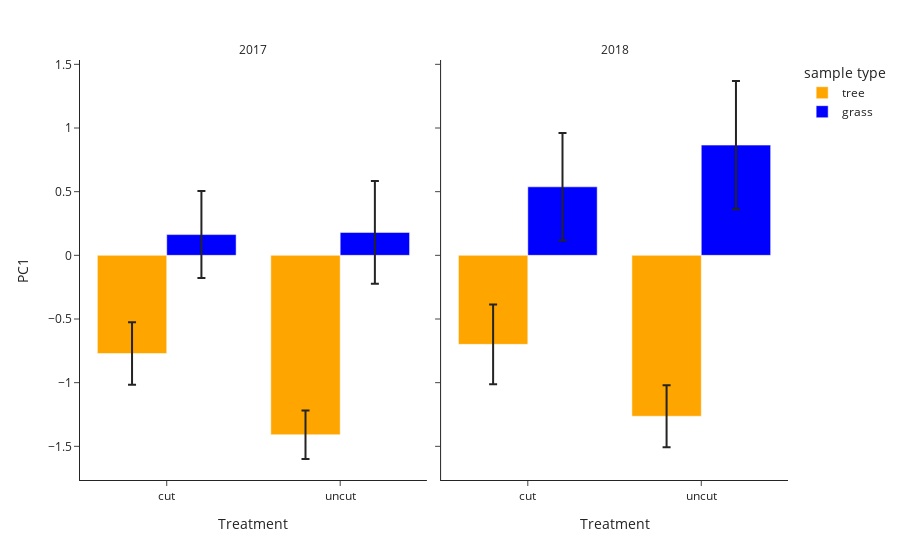

Notebook code for this chart:
### Code cell
# create dataframe with mean and standard error for PC1 for plotting
df_pca_plot = df_plants.groupby(['Year', 'Type_2', 'Treatment'], as_index=False)['PC1'].agg([np.mean, ss.sem]).reset_index()

# Plot the average PC1 within each treatment and year
fig = px.bar(df_pca_plot, x='Treatment', y='mean', barmode = 'group', color='Type_2',
            error_y = 'sem',
            facet_col='Year',
            template='simple_white',
            color_discrete_sequence = ["orange", "blue"],
            category_orders = {"Type_2": ['tree', 'grass']})
fig.update_yaxes(title_text='PC1', col=1)
fig.update_layout(legend_title_text='sample type')
fig.for_each_annotation(lambda a: a.update(text=a.text.split("=")[-1]))
fig.show()

### Figure 1 — Plotly figure (JSON) as saved in the notebook; plotly's stock layout.template omitted (floating-point values rounded to 4 significant figures)
{"data": [{"alignmentgroup": "True", "error_y": {"array": [0.245, 0.1904]}, "hoverlabel": {"namelength": 0}, "hovertemplate": "Type_2=tree<br>Year=2017<br>Treatment=%{x}<br>mean=%{y}", "legendgroup": "tree", "marker": {"color": "orange"}, "name": "tree", "offsetgroup": "tree", "orientation": "v", "showlegend": true, "textposition": "auto", "type": "bar", "x": ["cut", "uncut"], "xaxis": "x", "y": [-0.7714, -1.409], "yaxis": "y"}, {"alignmentgroup": "True", "error_y": {"array": [0.3137, 0.2436]}, "hoverlabel": {"namelength": 0}, "hovertemplate": "Type_2=tree<br>Year=2018<br>Treatment=%{x}<br>mean=%{y}", "legendgroup": "tree", "marker": {"color": "orange"}, "name": "tree", "offsetgroup": "tree", "orientation": "v", "showlegend": false, "textposition": "auto", "type": "bar", "x": ["cut", "uncut"], "xaxis": "x2", "y": [-0.6991, -1.264], "yaxis": "y2"}, {"alignmentgroup": "True", "error_y": {"array": [0.3413, 0.4035]}, "hoverlabel": {"namelength": 0}, "hovertemplate": "Type_2=grass<br>Year=2017<br>Treatment=%{x}<br>mean=%{y}", "legendgroup": "grass", "marker": {"color": "blue"}, "name": "grass", "offsetgroup": "grass", "orientation": "v", "showlegend": true, "textposition": "auto", "type": "bar", "x": ["cut", "uncut"], "xaxis": "x", "y": [0.163, 0.1801], "yaxis": "y"}, {"alignmentgroup": "True", "error_y": {"array": [0.4223, 0.5035]}, "hoverlabel": {"namelength": 0}, "hovertemplate": "Type_2=grass<br>Year=2018<br>Treatment=%{x}<br>mean=%{y}", "legendgroup": "grass", "marker": {"color": "blue"}, "name": "grass", "offsetgroup": "grass", "orientation": "v", "showlegend": false, "textposition": "auto", "type": "bar", "x": ["cut", "uncut"], "xaxis": "x2", "y": [0.5379, 0.8656], "yaxis": "y2"}], "layout": {"annotations": [{"font": {}, "showarrow": false, "text": "2017", "x": 0.245, "xanchor": "center", "xref": "paper", "y": 1, "yanchor": "bottom", "yref": "paper"}, {"font": {}, "showarrow": false, "text": "2018", "x": 0.755, "xanchor": "center", "xref": "paper", "y": 1, "yanchor": "bottom", "yref": "paper"}], "autosize": true, "barmode": "group", "legend": {"title": {"text": "sample type"}, "tracegroupgap": 0}, "margin": {"t": 60}, "xaxis": {"anchor": "y", "autorange": true, "domain": [0, 0.49], "range": [-0.5, 1.5], "title": {"text": "Treatment"}, "type": "category"}, "xaxis2": {"anchor": "y2", "autorange": true, "domain": [0.51, 1], "matches": "x", "range": [-0.5, 1.5], "title": {"text": "Treatment"}, "type": "category"}, "yaxis": {"anchor": "x", "autorange": true, "domain": [0, 1], "range": [-1.721, 1.529], "title": {"text": "PC1"}, "type": "linear"}, "yaxis2": {"anchor": "x2", "autorange": true, "domain": [0, 1], "matches": "y", "range": [-1.721, 1.529], "showticklabels": false, "type": "linear"}}}
